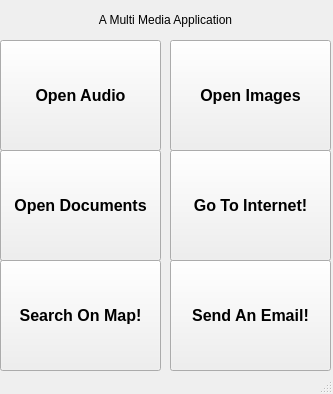
<?xml version="1.0" encoding="UTF-8"?>
<ui version="4.0">
 <class>Home</class>
 <widget class="QMainWindow" name="Home">
  <property name="geometry">
   <rect>
    <x>0</x>
    <y>0</y>
    <width>333</width>
    <height>394</height>
   </rect>
  </property>
  <property name="font">
   <font>
    <family>MS Sans Serif</family>
   </font>
  </property>
  <property name="windowTitle">
   <string>MainWindow</string>
  </property>
  <widget class="QWidget" name="centralwidget">
   <widget class="QPushButton" name="pushButton">
    <property name="geometry">
     <rect>
      <x>0</x>
      <y>40</y>
      <width>161</width>
      <height>111</height>
     </rect>
    </property>
    <property name="font">
     <font>
      <pointsize>12</pointsize>
      <weight>75</weight>
      <bold>true</bold>
     </font>
    </property>
    <property name="text">
     <string>Open Audio</string>
    </property>
   </widget>
   <widget class="QPushButton" name="pushButton_2">
    <property name="geometry">
     <rect>
      <x>170</x>
      <y>40</y>
      <width>161</width>
      <height>111</height>
     </rect>
    </property>
    <property name="font">
     <font>
      <pointsize>12</pointsize>
      <weight>75</weight>
      <bold>true</bold>
     </font>
    </property>
    <property name="text">
     <string>Open Images</string>
    </property>
   </widget>
   <widget class="QPushButton" name="pushButton_3">
    <property name="geometry">
     <rect>
      <x>0</x>
      <y>150</y>
      <width>161</width>
      <height>111</height>
     </rect>
    </property>
    <property name="font">
     <font>
      <pointsize>12</pointsize>
      <weight>75</weight>
      <bold>true</bold>
     </font>
    </property>
    <property name="text">
     <string>Open Documents</string>
    </property>
   </widget>
   <widget class="QPushButton" name="pushButton_4">
    <property name="geometry">
     <rect>
      <x>170</x>
      <y>150</y>
      <width>161</width>
      <height>111</height>
     </rect>
    </property>
    <property name="font">
     <font>
      <pointsize>12</pointsize>
      <weight>75</weight>
      <bold>true</bold>
     </font>
    </property>
    <property name="text">
     <string>Go To Internet!</string>
    </property>
   </widget>
   <widget class="QLabel" name="label">
    <property name="geometry">
     <rect>
      <x>60</x>
      <y>10</y>
      <width>211</width>
      <height>20</height>
     </rect>
    </property>
    <property name="text">
     <string>A Multi Media Application</string>
    </property>
    <property name="alignment">
     <set>Qt::AlignCenter</set>
    </property>
   </widget>
   <widget class="QPushButton" name="pushButton_6">
    <property name="geometry">
     <rect>
      <x>170</x>
      <y>260</y>
      <width>161</width>
      <height>111</height>
     </rect>
    </property>
    <property name="font">
     <font>
      <pointsize>12</pointsize>
      <weight>75</weight>
      <bold>true</bold>
     </font>
    </property>
    <property name="text">
     <string>Send An Email!</string>
    </property>
   </widget>
   <widget class="QPushButton" name="pushButton_7">
    <property name="geometry">
     <rect>
      <x>0</x>
      <y>260</y>
      <width>161</width>
      <height>111</height>
     </rect>
    </property>
    <property name="font">
     <font>
      <pointsize>12</pointsize>
      <weight>75</weight>
      <bold>true</bold>
     </font>
    </property>
    <property name="text">
     <string>Search On Map!</string>
    </property>
   </widget>
  </widget>
  <widget class="QStatusBar" name="statusbar"/>
 </widget>
 <resources/>
 <connections/>
</ui>
